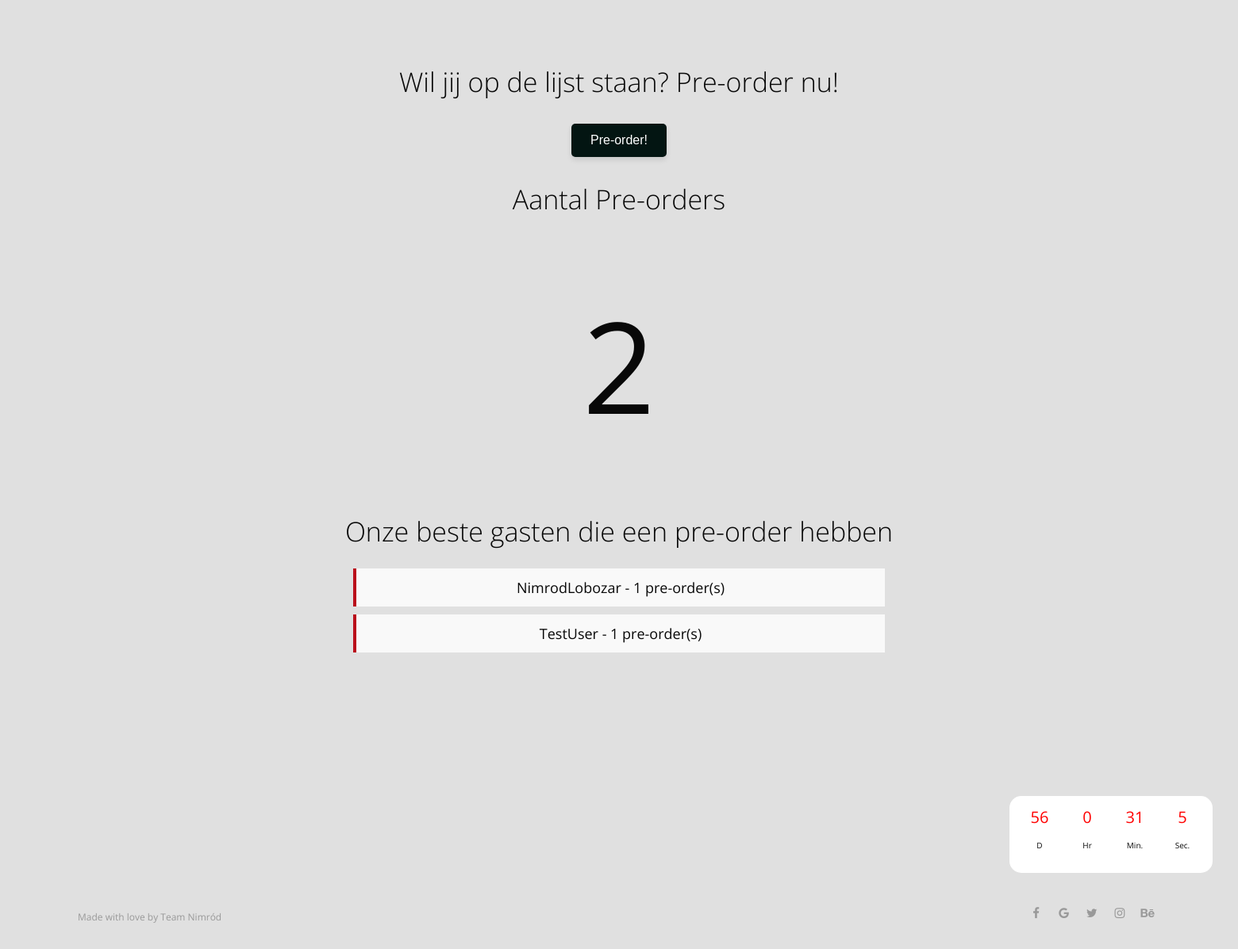
Before: /pre-order-waitlist.php (lower part) with the older database file.
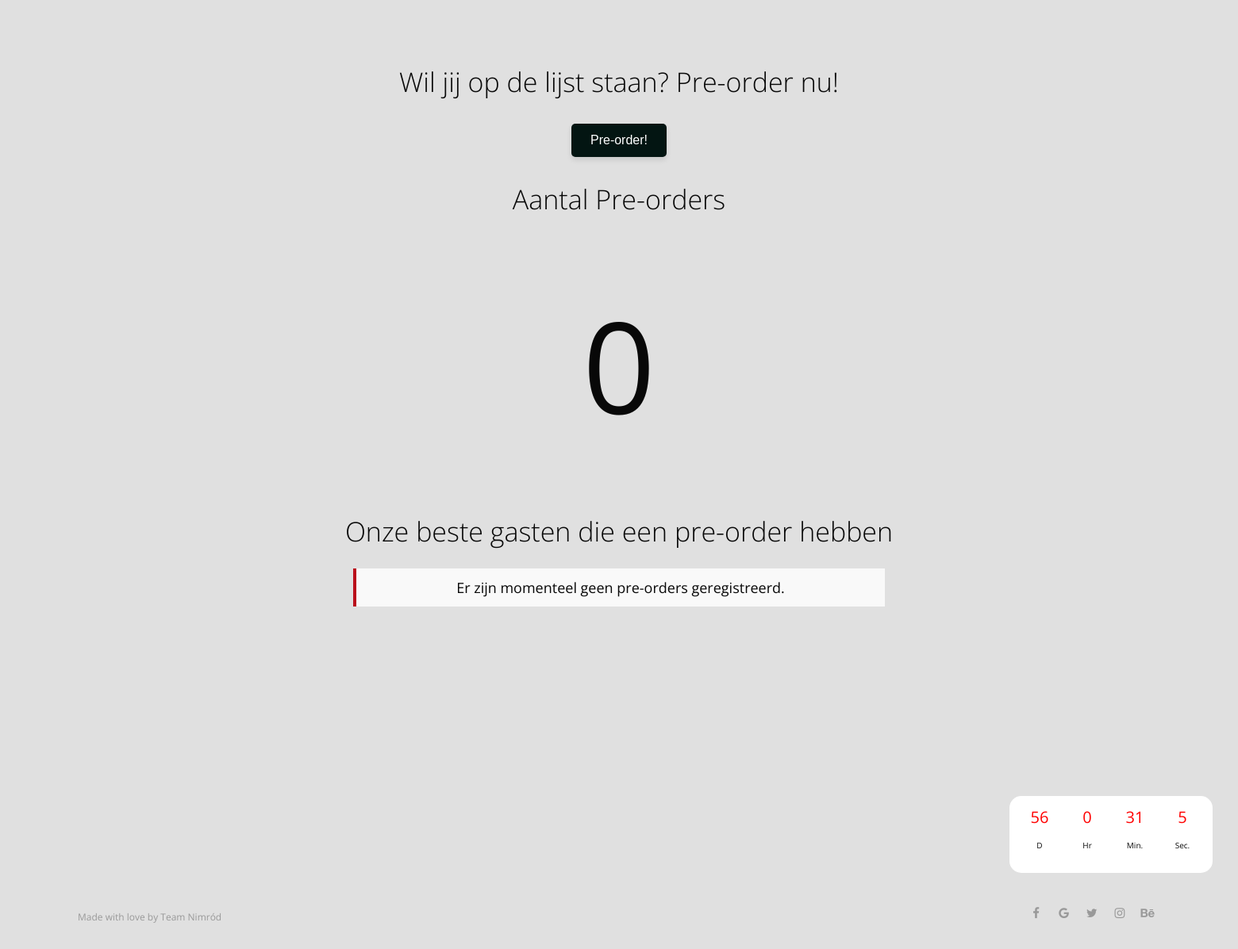
After: the same page with the newer database file.
### tables this page shows
CREATE TABLE IF NOT EXISTS `users` (
  `id` int UNSIGNED NOT NULL AUTO_INCREMENT,
  `username` varchar(100) NOT NULL,
  `first_name` varchar(255) DEFAULT NULL,
  `last_name` varchar(255) DEFAULT NULL,
  `country` varchar(255) DEFAULT NULL,
  `street` varchar(255) DEFAULT NULL,
  `adres` varchar(255) DEFAULT NULL,
  `city` varchar(255) DEFAULT NULL,
  `state_province` varchar(255) DEFAULT NULL,
  `zip_postal_code` varchar(20) DEFAULT NULL,
  `email` varchar(100) NOT NULL,
  `password` varchar(255) NOT NULL,
  `created_at` timestamp NULL DEFAULT CURRENT_TIMESTAMP,
  `is_admin` tinyint(1) DEFAULT '0',
  `about` text,
  `profile_photo` varchar(255) DEFAULT 'assets/img/default/default-profile.png',
  `cover_photo` varchar(255) DEFAULT 'assets/img/default/default-cover.jpg',
  `PreOrder` tinyint(1) DEFAULT '0',
  `date` timestamp NULL DEFAULT CURRENT_TIMESTAMP,
  PRIMARY KEY (`id`),
  UNIQUE KEY `email` (`email`)
);

### pre-order-waitlist.php (the view, shortened to what this page needs)
<?php
include 'config/config.php';
$sql = "SELECT username, PreOrder FROM users WHERE PreOrder > 0";
$sqlCount = "SELECT SUM(PreOrder) as total_preorders FROM users";
try {
    $stmt = $pdo->prepare($sql);
    $stmt->execute();
    $usernames = $stmt->fetchAll(PDO::FETCH_ASSOC);
    $stmtCount = $pdo->prepare($sqlCount);
    $stmtCount->execute();
    $countResult = $stmtCount->fetch(PDO::FETCH_ASSOC);
    $totalPreorders = $countResult['total_preorders'];
} catch (PDOException $e) {
    die("Fout bij het ophalen van gegevens: " . $e->getMessage());
}
?>
<!DOCTYPE html>
<html lang="nl">
<head lang="en">
    <link rel="stylesheet" href="assets/css/style.css">
    <link rel="stylesheet" href="assets/css/namari-color.css">
    <link rel="stylesheet" href="https://cdnjs.cloudflare.com/ajax/libs/font-awesome/6.0.0-beta3/css/all.min.css">
    <link rel="stylesheet" href="assets/css/font-awesome.min.css">
    <link href="assets/css/animate.css" rel="stylesheet" type="text/css">
</head>
<body>
    <main class="pre-order-main bg-gray-100 py-8 px-4">
        <div class="space-y-8 max-w-md mx-auto">
            <div class="text-center">
                <h2 class="text-2xl font-semibold mb-4">Wil jij op de lijst staan? Pre-order nu!</h2>
                <div class="button-container">
                    <button class="pre-order-button bg-blue-500 text-white px-6 py-2 rounded-md font-semibold hover:bg-blue-600" onclick="preOrderButton()">
                        Pre-order!
                    </button>
                </div>
            </div>
            <div class="text-center">
                <h2 class="text-2xl font-semibold mb-4">Aantal Pre-orders</h2>
                <div class="pre-order-number text-lg font-semibold text-gray-700">
                    <p><?php echo htmlspecialchars($totalPreorders); ?></p>
                </div>
            </div>
            <div class="text-center">
                <h2 class="text-2xl font-semibold mb-4">Onze beste gasten die een pre-order hebben</h2>
                <div class="pre-orders">
                    <ul class="list-disc list-inside text-gray-700">
                        <?php if (empty($usernames)): ?>
                            <li>Er zijn momenteel geen pre-orders geregistreerd.</li>
                        <?php else: ?>
                            <?php foreach ($usernames as $user): ?>
                                <li><?php echo htmlspecialchars($user['username']) . " - " . $user['PreOrder'] . " pre-order(s)"; ?></li>
                            <?php endforeach; ?>
                        <?php endif; ?>
                    </ul>
                </div>
            </div>
        </div>
    </main>
    <section class="countdown-pre-container wow fadeInRight" data-wow-delay=".9s">
        <div class="col-12 countdown-container flex">
            <div class="countdown row">
                <div class="col-3">
                    <div class="">
                        <span id="days"></span>
                        <p>D</p>
                    </div>
                </div>
                <div class="col-3">
                    <div class="">
                        <span id="hours"></span>
                        <p>Hr</p>
                    </div>
                </div>
                <div class="col-3">
                    <div class="">
                        <span id="minutes"></span>
                        <p>Min.</p>
                    </div>
                </div>
                <div class="col-3">
                    <div class="">
                        <span id="seconds"></span>
                        <p>Sec.</p>
                    </div>
                </div>
            </div>
        </div>
    </section>
    <footer id="landing-footer" class="padding landing-footer jc-center clearfix">
        <div class="col-6">
            <p id="copyright">Made with love by<a href="/"> Team Nimród</a>
            </p>
        </div>
        <div class="media-icons col-6">
            <ul class="social-icons">
                <li>
                    <a target="_blank" title="Facebook" href="https://www.facebook.com/username">
                        <i class="fa fa-facebook fa-1x"></i><span>Facebook</span>
                    </a>
                </li>
                <li>
                    <a target="_blank" title="Google" href="http://google.com">
                        <i class="fa fa-google fa-1x"></i><span>Google</span>
                    </a>
                </li>
                <li>
                    <a target="_blank" title="Twitter" href="http://www.twitter.com/username">
                        <i class="fa fa-twitter fa-1x"></i><span>Twitter</span>
                    </a>
                </li>
                <li>
                    <a target="_blank" title="Instagram" href="http://www.instagram.com/username">
                        <i class="fa fa-instagram fa-1x"></i><span>Instagram</span>
                    </a>
                </li>
                <li>
                    <a target="_blank" title="behance" href="http://www.behance.net">
                        <i class="fa fa-behance fa-1x"></i><span>Behance</span>
                    </a>
                </li>
            </ul>
        </div>
    </footer>
</body>
</html>

### assets/css/style.css (style rules this page uses)
*, *:before, *:after { -webkit-box-sizing: border-box; -moz-box-sizing: border-box; box-sizing: border-box; }
body, div, dl, dt, dd, ul, ol, li, h1, h2, h3, h4, h5, h6, pre, form, blockquote, th, td { margin: 0; padding: 0; direction: ltr; }
body { margin: 0; padding: 0; box-sizing: border-box; -webkit-font-smoothing: antialiased; overflow-x: hidden; }
@media (max-width: 2560px) { main { margin-top: 30rem; } }
@media (max-width: 1920px) { main { margin-top: 10rem; } }
p { line-height: 25px; }
a { text-decoration: none; line-height: inherit; -webkit-transition: opacity 0.3s ease-out; -moz-transition: opacity 0.3s ease-out; -o-transition: opacity 0.3s ease-out; transition: opacity 0.3s ease-out; }
section { clear: both; overflow: hidden; }
.row { max-width: 1245px; margin: 0 auto; padding: 75px 0; position: relative; }
.clearfix:after { content: ""; display: table; clear: both; }
.row, .col, [class^=col-], [class*=" col-"], .inner { display: flex; }
.row { flex-direction: row; flex-wrap: wrap; align-items: flex-start; }
.col, [class^=col-], [class*=" col-"] { flex-direction: column; max-width: 100%; padding: 0.5rem; }
[class^=col-], [class*=" col-"] { flex: 0 0 auto; }
.col-3 { width: 25%; }
.col-6 { width: 50%; }
.col-12 { width: 100%; }
.jc-center { justify-content: center !important; }
.social-icons, .interface-icons { display: inline-block; list-style: none; }
.social-icons a, .interface-icons a { display: inline-block; width: 32px; text-align: center; }
h2 { padding: 14px 0; }
.text-center { text-align: center; }
.fa-1x { font-size: 15px !important; }
button { background-color: #333; color: white; border: none; padding: 10px; cursor: pointer; }
#landing-footer { position: fixed; bottom: 0; width: 100%; }
.landing-footer { display: flex; }
#landing-footer.padding { padding: 0 90px 20px 90px; }
#landing-footer p { margin: 0; }
#landing-footer ul { list-style: none; text-align: right; }
#landing-footer li { display: inline-block; }
.countdown-pre-container { position: fixed; z-index: 999; display: flex; bottom: 1rem; right: 2rem; padding-top: 3rem; height: 225px; }
.countdown-container { text-align: center; justify-content: center; margin-bottom: 5rem; width: 100%; font-size: 10px; background-color: #fff; border-radius: 15px; animation: bounce 2s infinite 5s; }
.countdown div { margin-top: 0px; width: 60px; padding-left: 0; }
.countdown span { font-size: 20px; border-radius: 25px; color: red; }
.flex { display: flex; }
.pre-order-number p { font-size: 10rem; }
button { background-color: #031512; color: white; padding: 12px 24px; font-size: 16px; border: none; margin: 1rem; border-radius: 5px; cursor: pointer; transition: background-color 0.3s ease, transform 0.3s ease; box-shadow: 0 4px 6px rgba(0, 0, 0, 0.1); }
.pre-orders { min-height: 60vh; }
.pre-orders li { padding: 10px; min-height: 1rem; margin: 10px; height: 3rem; font-size: larger; align-content: center; background-color: #f9f9f9; border-left: 4px solid #ba0d1b; list-style: none; }
.pre-order-main { display: flex; justify-content: center; }

### assets/css/namari-color.css (style rules this page uses)
body { background: #e0e0e0; }
a, .la-ball-triangle-path { color:#ba0d1b ; }
body { font-family: 'Open Sans', sans-serif, Arial, Helvetica; font-size: 15px; font-weight: normal; color: #080808; }
h2 { font-family: 'Open Sans', sans-serif, Arial, Helvetica; font-size: 34px; font-weight: 300; color: #080808; }
#landing-footer, #landing-footer p, #landing-footer a { font-family: 'Open Sans', sans-serif, Arial, Helvetica; font-size: 12px; font-weight: normal; color: #999; }
#landing-footer i { color: #999; }

Changed rows visible on the page:
no longer on this page (row edited): users: username "NimrodLobozar", PreOrder "1"
no longer on this page (row edited): users: username "TestUser", PreOrder "1"
Other visible differences:
$totalPreorders: "2" → "0"
text now shown: "Er zijn momenteel geen pre-orders geregistreerd."
